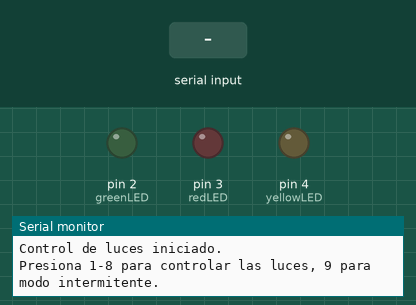
Bench run of a sketch on a simulated Arduino Uno, built with avr-gcc and run on an emulated ATmega328P. Shown: output pins drawn as LEDs (lit = HIGH), the last lines printed to the serial monitor. Dashed ring = blinking. The test bench sets the inputs (shaded band).

Above: at 1.2 s.
1.3 s: "9" received over Serial
At 1.7 s:
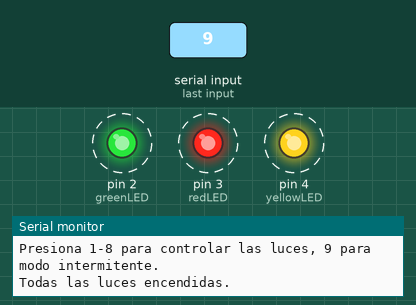
4.3 s: "1" received over Serial
7.3 s: "3" received over Serial
At 7.8 s:
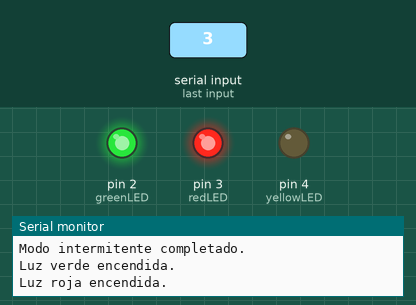
8.8 s: "2" received over Serial
At 10.0 s:
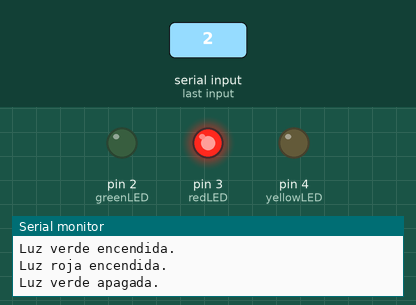
10.3 s: "5" received over Serial
At 11.3 s:
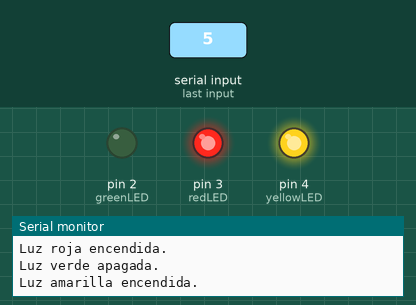
11.8 s: "4" received over Serial
At 12.4 s:
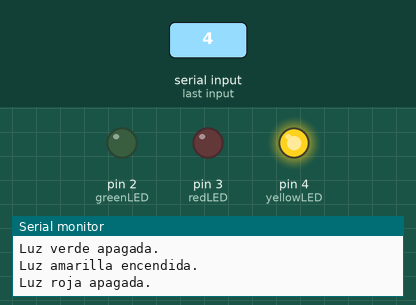
Timing chart, 0 to 14.3 s (numbered marks = the images above; inputs shaded):
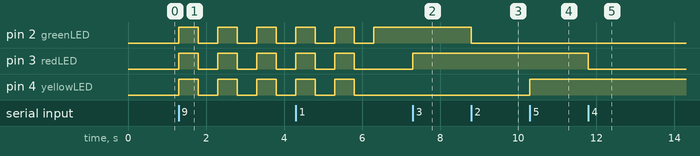

The sketch:

copy_of_bodacious_esboo_gogo1.ino
```cpp
const int greenLED = 2;
const int redLED = 3;
const int yellowLED = 4;

void setup() {
  // Configurar los pines de los LEDs como salida
  pinMode(greenLED, OUTPUT);
  pinMode(redLED, OUTPUT);
  pinMode(yellowLED, OUTPUT);

  // Iniciar la comunicación serial
  Serial.begin(9600);
  Serial.println("Control de luces iniciado.");
  Serial.println("Presiona 1-8 para controlar las luces, 9 para modo intermitente.");
}

void loop() {
  if (Serial.available() > 0) {
    char input = Serial.read();

    switch (input) {
      case '1':
        controlLED(greenLED, HIGH);
        break;
      case '2':
        controlLED(greenLED, LOW);
        break;
      case '3':
        controlLED(redLED, HIGH);
        break;
      case '4':
        controlLED(redLED, LOW);
        break;
      case '5':
        controlLED(yellowLED, HIGH);
        break;
      case '6':
        controlLED(yellowLED, LOW);
        break;
      case '7':
        controlAllLEDs(HIGH);
        break;
      case '8':
        controlAllLEDs(LOW);
        break;
      case '9':
        blinkAllLEDs();
        break;
      default:
        Serial.println("Comando no válido. Presiona 1-8 para controlar las luces, 9 para modo intermitente.");
        break;
    }
  }
}

void controlLED(int ledPin, int state) {
  digitalWrite(ledPin, state);
  Serial.print("Luz ");
  Serial.print(ledPin == greenLED ? "verde" : ledPin == redLED ? "roja" : "amarilla");
  Serial.println(state == HIGH ? " encendida." : " apagada.");
}

void controlAllLEDs(int state) {
  digitalWrite(greenLED, state);
  digitalWrite(redLED, state);
  digitalWrite(yellowLED, state);
  Serial.println(state == HIGH ? "Todas las luces encendidas." : "Todas las luces apagadas.");
}

void blinkAllLEDs() {
  for (int i = 0; i < 5; i++) {  // 5 ciclos de intermitencia
    controlAllLEDs(HIGH);
    delay(500);
    controlAllLEDs(LOW);
    delay(500);
  }
  Serial.println("Modo intermitente completado.");
}
```

Measured:
- after the input at 1.3 s, pin 2 (greenLED), pin 3 (redLED), pin 4 (yellowLED): alternates HIGH for 0.50 s and LOW for 0.50 s, starting at once
- after the input at 7.3 s, pin 3 (redLED): LOW → HIGH at once
- after the input at 8.8 s, pin 2 (greenLED): HIGH → LOW at once
- after the input at 10.3 s, pin 4 (yellowLED): LOW → HIGH at once
- after the input at 11.8 s, pin 3 (redLED): HIGH → LOW at once
